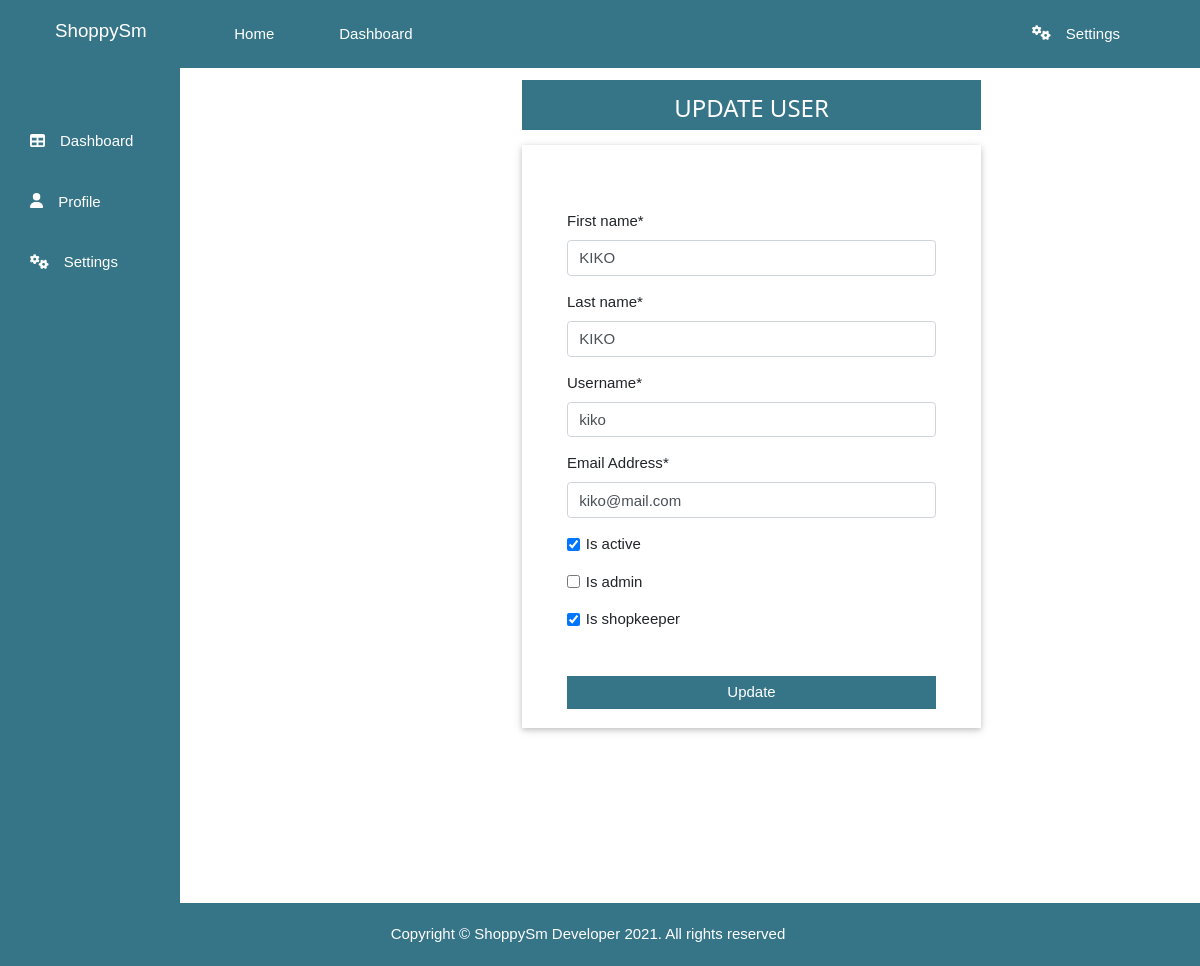
Page /accounts/admin/update-user/2/ (signed in) on the earlier database version.
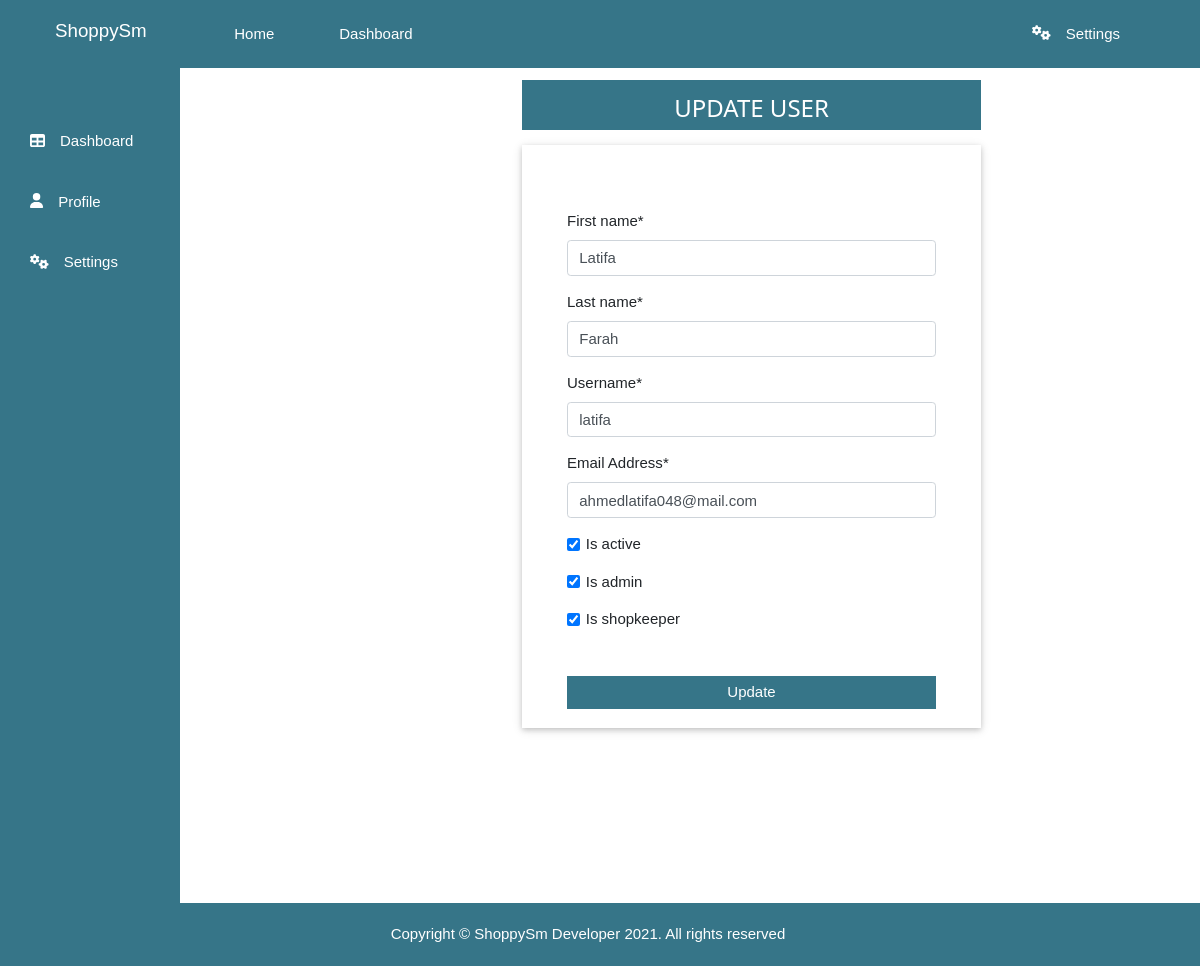
Same page on the later database version.
### accounts/models.py (models this page shows, shortened)
class CustomUser(AbstractBaseUser):
    username = models.CharField(
        max_length=100,
        validators = [
            RegexValidator( regex = USERNAME_REGEX,
                            message = 'Username must be alphanumeric or contain numbers',
                            code='Invalid_username'
                            )],
        unique = True
    )
    email = models.EmailField(
        verbose_name='Email Address',
        max_length=255,
        unique=True,
    )
    first_name = models.CharField(max_length=100)
    last_name = models.CharField(max_length=100)
    is_active = models.BooleanField(default=True)
    is_superuser = models.BooleanField(default=False)
    is_admin = models.BooleanField(default=False)
    is_shopkeeper = models.BooleanField(default=False)
    objects = CustomUserManager()
    USERNAME_FIELD = 'username'
    REQUIRED_FIELDS = [ 'email', 'first_name','last_name']

### accounts/views.py (the view)
# urls.py: path('admin/update-user/<int:id>/', views.updateUser, name = 'update-user'),
@login_required
@admin_login_required
def updateUser(request, id):
    instance = get_object_or_404(CustomUser, id = id)
    form = userUpdatingForm(request.POST or None, instance = instance)
    if form.is_valid():
        form.save()
        messages.success(request, f'User has been updated successifully!')
        return redirect ('all-users')
    context = {
        'form': form,
    }
    myTemplate = 'accounts/updateUser.html'
    return render(request, myTemplate, context)

### accounts/forms.py
class userUpdatingForm(forms.ModelForm):
    class Meta:
        model = User
        fields = ['first_name', 'last_name', 'username', 'email', 'is_active', 'is_admin', 'is_shopkeeper']

### accounts/templates/accounts/updateUser.html (shortened to what this page needs)
{% extends 'accounts/base.html' %}
{% load crispy_forms_tags %}
{% block content %}
<div class="outer_container">
  <div class="container">
    <div class="row">
      <div class="col-md-6 offset-md-3">
        <div class="contents">
          <div class="heading pb-2 pt-1 mb-3 w3-center">
            <h3> UPDATE USER</h3>
          </div>
          <div class="login_form w3-card pb-1 pr-5 pl-5">
              <form method="POST" class="form-group pt-5 ">
                  {{ form| crispy }}
                  <div class="form-group mt-5">
                    <button class="btn btn-block text-white" type="submit">Update</button>
                  </div>
              </form>
            </div>
        </div>
      </div>
    </div>
  </div>
</div>
{% endblock content %}

Differences in the rows shown:
changed CustomUser: first_name "KIKO" → "Latifa"; last_name "KIKO" → "Farah"; username "kiko" → "latifa"; email "kiko@mail.com" → "ahmedlatifa048@mail.com"; is_admin "☐" → "☑"
